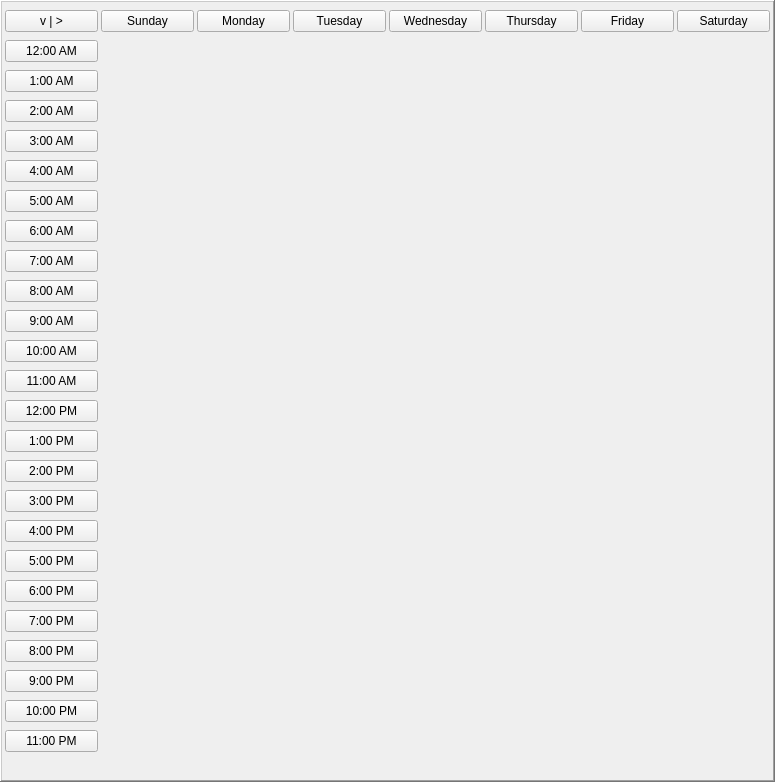
<?xml version="1.0" encoding="UTF-8"?>
<ui version="4.0">
 <class>CalendarWeekWidget</class>
 <widget class="QWidget" name="CalendarWeekWidget">
  <property name="geometry">
   <rect>
    <x>0</x>
    <y>0</y>
    <width>775</width>
    <height>782</height>
   </rect>
  </property>
  <property name="windowTitle">
   <string>Form</string>
  </property>
  <layout class="QHBoxLayout" name="horizontalLayout">
   <property name="spacing">
    <number>0</number>
   </property>
   <property name="leftMargin">
    <number>0</number>
   </property>
   <property name="topMargin">
    <number>0</number>
   </property>
   <property name="rightMargin">
    <number>0</number>
   </property>
   <property name="bottomMargin">
    <number>0</number>
   </property>
   <item>
    <widget class="QFrame" name="frameGrid">
     <property name="frameShape">
      <enum>QFrame::WinPanel</enum>
     </property>
     <property name="frameShadow">
      <enum>QFrame::Raised</enum>
     </property>
     <layout class="QGridLayout" name="gridLayout_2">
      <property name="leftMargin">
       <number>3</number>
      </property>
      <property name="topMargin">
       <number>3</number>
      </property>
      <property name="rightMargin">
       <number>3</number>
      </property>
      <property name="bottomMargin">
       <number>3</number>
      </property>
      <property name="spacing">
       <number>3</number>
      </property>
      <item row="20" column="1" colspan="7">
       <widget class="TimeSlot" name="week7P" native="true"/>
      </item>
      <item row="4" column="1" colspan="7">
       <widget class="TimeSlot" name="week3A" native="true"/>
      </item>
      <item row="12" column="1" colspan="7">
       <widget class="TimeSlot" name="week11A" native="true"/>
      </item>
      <item row="10" column="1" colspan="7">
       <widget class="TimeSlot" name="week9A" native="true"/>
      </item>
      <item row="13" column="1" colspan="7">
       <widget class="TimeSlot" name="week12P" native="true"/>
      </item>
      <item row="2" column="1" colspan="7">
       <widget class="TimeSlot" name="week1A" native="true"/>
      </item>
      <item row="6" column="1" colspan="7">
       <widget class="TimeSlot" name="week5A" native="true"/>
      </item>
      <item row="15" column="1" colspan="7">
       <widget class="TimeSlot" name="week2P" native="true"/>
      </item>
      <item row="5" column="1" colspan="7">
       <widget class="TimeSlot" name="week4A" native="true"/>
      </item>
      <item row="1" column="1" colspan="7">
       <widget class="TimeSlot" name="week12A" native="true"/>
      </item>
      <item row="8" column="1" colspan="7">
       <widget class="TimeSlot" name="week7A" native="true"/>
      </item>
      <item row="14" column="1" colspan="7">
       <widget class="TimeSlot" name="week1P" native="true"/>
      </item>
      <item row="3" column="1" colspan="7">
       <widget class="TimeSlot" name="week2A" native="true"/>
      </item>
      <item row="17" column="1" colspan="7">
       <widget class="TimeSlot" name="week4P" native="true"/>
      </item>
      <item row="11" column="1" colspan="7">
       <widget class="TimeSlot" name="week10A" native="true"/>
      </item>
      <item row="18" column="1" colspan="7">
       <widget class="TimeSlot" name="week5P" native="true"/>
      </item>
      <item row="9" column="1" colspan="7">
       <widget class="TimeSlot" name="week8A" native="true"/>
      </item>
      <item row="16" column="1" colspan="7">
       <widget class="TimeSlot" name="week3P" native="true"/>
      </item>
      <item row="7" column="1" colspan="7">
       <widget class="TimeSlot" name="week6A" native="true"/>
      </item>
      <item row="19" column="1" colspan="7">
       <widget class="TimeSlot" name="week6P" native="true"/>
      </item>
      <item row="21" column="1" colspan="7">
       <widget class="TimeSlot" name="week8P" native="true"/>
      </item>
      <item row="23" column="1" colspan="7">
       <widget class="TimeSlot" name="week10P" native="true"/>
      </item>
      <item row="22" column="1" colspan="7">
       <widget class="TimeSlot" name="week9P" native="true"/>
      </item>
      <item row="24" column="1" colspan="7">
       <widget class="TimeSlot" name="week11P" native="true"/>
      </item>
      <item row="22" column="0">
       <widget class="QPushButton" name="button9P">
        <property name="text">
         <string>9:00 PM</string>
        </property>
       </widget>
      </item>
      <item row="23" column="0">
       <widget class="QPushButton" name="button10P">
        <property name="text">
         <string>10:00 PM</string>
        </property>
       </widget>
      </item>
      <item row="21" column="0">
       <widget class="QPushButton" name="button8P">
        <property name="text">
         <string>8:00 PM</string>
        </property>
       </widget>
      </item>
      <item row="20" column="0">
       <widget class="QPushButton" name="button7P">
        <property name="text">
         <string>7:00 PM</string>
        </property>
       </widget>
      </item>
      <item row="17" column="0">
       <widget class="QPushButton" name="button4P">
        <property name="text">
         <string>4:00 PM</string>
        </property>
       </widget>
      </item>
      <item row="19" column="0">
       <widget class="QPushButton" name="button6P">
        <property name="text">
         <string>6:00 PM</string>
        </property>
       </widget>
      </item>
      <item row="14" column="0">
       <widget class="QPushButton" name="button1P">
        <property name="text">
         <string>1:00 PM</string>
        </property>
       </widget>
      </item>
      <item row="18" column="0">
       <widget class="QPushButton" name="button5P">
        <property name="text">
         <string>5:00 PM</string>
        </property>
       </widget>
      </item>
      <item row="15" column="0">
       <widget class="QPushButton" name="button2P">
        <property name="text">
         <string>2:00 PM</string>
        </property>
       </widget>
      </item>
      <item row="16" column="0">
       <widget class="QPushButton" name="button3P">
        <property name="text">
         <string>3:00 PM</string>
        </property>
       </widget>
      </item>
      <item row="24" column="0">
       <widget class="QPushButton" name="button11P">
        <property name="text">
         <string>11:00 PM</string>
        </property>
       </widget>
      </item>
      <item row="0" column="4">
       <widget class="QPushButton" name="buttonWed">
        <property name="text">
         <string>Wednesday</string>
        </property>
       </widget>
      </item>
      <item row="4" column="0">
       <widget class="QPushButton" name="button3A">
        <property name="text">
         <string>3:00 AM</string>
        </property>
       </widget>
      </item>
      <item row="7" column="0">
       <widget class="QPushButton" name="button6A">
        <property name="text">
         <string>6:00 AM</string>
        </property>
       </widget>
      </item>
      <item row="0" column="2">
       <widget class="QPushButton" name="buttonMon">
        <property name="text">
         <string>Monday</string>
        </property>
       </widget>
      </item>
      <item row="3" column="0">
       <widget class="QPushButton" name="button2A">
        <property name="text">
         <string>2:00 AM</string>
        </property>
       </widget>
      </item>
      <item row="2" column="0">
       <widget class="QPushButton" name="button1A">
        <property name="text">
         <string>1:00 AM</string>
        </property>
       </widget>
      </item>
      <item row="8" column="0">
       <widget class="QPushButton" name="button7A">
        <property name="text">
         <string>7:00 AM</string>
        </property>
       </widget>
      </item>
      <item row="0" column="1">
       <widget class="QPushButton" name="buttonSun">
        <property name="text">
         <string>Sunday</string>
        </property>
       </widget>
      </item>
      <item row="0" column="5">
       <widget class="QPushButton" name="buttonThurs">
        <property name="text">
         <string>Thursday</string>
        </property>
       </widget>
      </item>
      <item row="0" column="6">
       <widget class="QPushButton" name="buttonFri">
        <property name="text">
         <string>Friday</string>
        </property>
       </widget>
      </item>
      <item row="0" column="7">
       <widget class="QPushButton" name="buttonSat">
        <property name="text">
         <string>Saturday</string>
        </property>
       </widget>
      </item>
      <item row="0" column="3">
       <widget class="QPushButton" name="buttonTues">
        <property name="text">
         <string>Tuesday</string>
        </property>
       </widget>
      </item>
      <item row="1" column="0">
       <widget class="QPushButton" name="button12A">
        <property name="text">
         <string>12:00 AM</string>
        </property>
       </widget>
      </item>
      <item row="5" column="0">
       <widget class="QPushButton" name="button4A">
        <property name="text">
         <string>4:00 AM</string>
        </property>
       </widget>
      </item>
      <item row="6" column="0">
       <widget class="QPushButton" name="button5A">
        <property name="text">
         <string>5:00 AM</string>
        </property>
       </widget>
      </item>
      <item row="9" column="0">
       <widget class="QPushButton" name="button8A">
        <property name="text">
         <string>8:00 AM</string>
        </property>
       </widget>
      </item>
      <item row="12" column="0">
       <widget class="QPushButton" name="button11A">
        <property name="text">
         <string>11:00 AM</string>
        </property>
       </widget>
      </item>
      <item row="10" column="0">
       <widget class="QPushButton" name="button9A">
        <property name="text">
         <string>9:00 AM</string>
        </property>
       </widget>
      </item>
      <item row="11" column="0">
       <widget class="QPushButton" name="button10A">
        <property name="text">
         <string>10:00 AM</string>
        </property>
       </widget>
      </item>
      <item row="13" column="0">
       <widget class="QPushButton" name="button12P">
        <property name="text">
         <string>12:00 PM</string>
        </property>
       </widget>
      </item>
      <item row="0" column="0">
       <widget class="QPushButton" name="pushButton">
        <property name="text">
         <string>v | &gt;</string>
        </property>
       </widget>
      </item>
     </layout>
    </widget>
   </item>
  </layout>
 </widget>
 <customwidgets>
  <customwidget>
   <class>TimeSlot</class>
   <extends>QWidget</extends>
   <header>C:\Users\Alyssa\Dropbox\Qt Projects\Scheduler\TimeSlot.h</header>
   <container>1</container>
  </customwidget>
 </customwidgets>
 <resources/>
 <connections/>
</ui>
